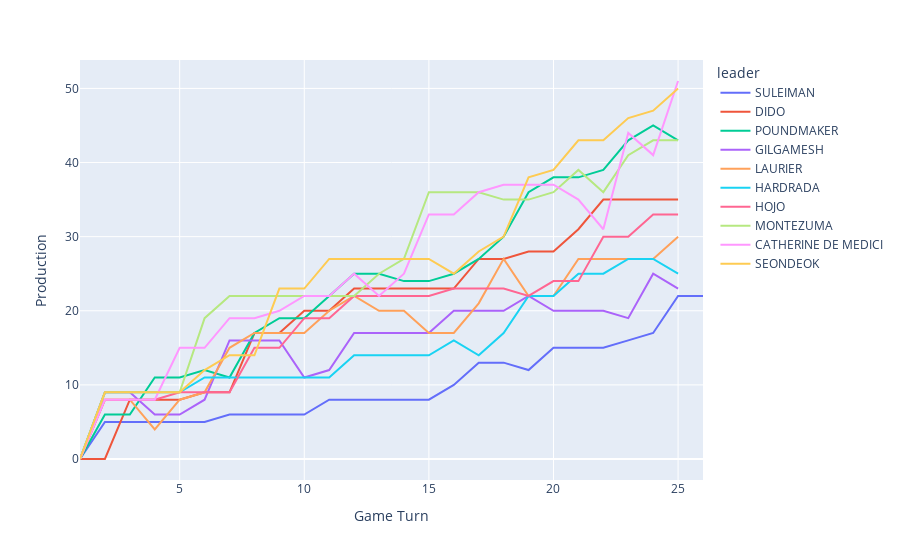

Source (notebook cell):
### Code cell
px.line(df, x='Game Turn', y=' Production', color='leader', hover_name=' Player').show()

### Figure 1 — Plotly figure (JSON) as saved in the notebook; plotly's stock layout.template omitted (floating-point values rounded to 4 significant figures)
{"data": [{"hovertemplate": "<b>%{hovertext}</b><br><br>leader=SULEIMAN<br>Game Turn=%{x}<br> Production=%{y}<extra></extra>", "hovertext": ["CIVILIZATION_OTTOMAN", "CIVILIZATION_OTTOMAN", "CIVILIZATION_OTTOMAN", "CIVILIZATION_OTTOMAN", "CIVILIZATION_OTTOMAN", "CIVILIZATION_OTTOMAN", "CIVILIZATION_OTTOMAN", "CIVILIZATION_OTTOMAN", "CIVILIZATION_OTTOMAN", "CIVILIZATION_OTTOMAN", "CIVILIZATION_OTTOMAN", "CIVILIZATION_OTTOMAN", "CIVILIZATION_OTTOMAN", "CIVILIZATION_OTTOMAN", "CIVILIZATION_OTTOMAN", "CIVILIZATION_OTTOMAN", "CIVILIZATION_OTTOMAN", "CIVILIZATION_OTTOMAN", "CIVILIZATION_OTTOMAN", "CIVILIZATION_OTTOMAN", "CIVILIZATION_OTTOMAN", "CIVILIZATION_OTTOMAN", "CIVILIZATION_OTTOMAN", "CIVILIZATION_OTTOMAN", "CIVILIZATION_OTTOMAN", "CIVILIZATION_OTTOMAN"], "legendgroup": "SULEIMAN", "line": {"color": "#636efa", "dash": "solid"}, "marker": {"symbol": "circle"}, "mode": "lines", "name": "SULEIMAN", "orientation": "v", "showlegend": true, "type": "scatter", "x": [1, 2, 3, 4, 5, 6, 7, 8, 9, 10, 11, 12, 13, 14, 15, 16, 17, 18, 19, 20, 21, 22, 23, 24, 25, 26], "xaxis": "x", "y": [0, 5, 5, 5, 5, 5, 6, 6, 6, 6, 8, 8, 8, 8, 8, 10, 13, 13, 12, 15, 15, 15, 16, 17, 22, 22], "yaxis": "y"}, {"hovertemplate": "<b>%{hovertext}</b><br><br>leader=DIDO<br>Game Turn=%{x}<br> Production=%{y}<extra></extra>", "hovertext": ["CIVILIZATION_PHOENICIA", "CIVILIZATION_PHOENICIA", "CIVILIZATION_PHOENICIA", "CIVILIZATION_PHOENICIA", "CIVILIZATION_PHOENICIA", "CIVILIZATION_PHOENICIA", "CIVILIZATION_PHOENICIA", "CIVILIZATION_PHOENICIA", "CIVILIZATION_PHOENICIA", "CIVILIZATION_PHOENICIA", "CIVILIZATION_PHOENICIA", "CIVILIZATION_PHOENICIA", "CIVILIZATION_PHOENICIA", "CIVILIZATION_PHOENICIA", "CIVILIZATION_PHOENICIA", "CIVILIZATION_PHOENICIA", "CIVILIZATION_PHOENICIA", "CIVILIZATION_PHOENICIA", "CIVILIZATION_PHOENICIA", "CIVILIZATION_PHOENICIA", "CIVILIZATION_PHOENICIA", "CIVILIZATION_PHOENICIA", "CIVILIZATION_PHOENICIA", "CIVILIZATION_PHOENICIA", "CIVILIZATION_PHOENICIA"], "legendgroup": "DIDO", "line": {"color": "#EF553B", "dash": "solid"}, "marker": {"symbol": "circle"}, "mode": "lines", "name": "DIDO", "orientation": "v", "showlegend": true, "type": "scatter", "x": [1, 2, 3, 4, 5, 6, 7, 8, 9, 10, 11, 12, 13, 14, 15, 16, 17, 18, 19, 20, 21, 22, 23, 24, 25], "xaxis": "x", "y": [0, 0, 8, 8, 8, 9, 9, 17, 17, 20, 20, 23, 23, 23, 23, 23, 27, 27, 28, 28, 31, 35, 35, 35, 35], "yaxis": "y"}, {"hovertemplate": "<b>%{hovertext}</b><br><br>leader=POUNDMAKER<br>Game Turn=%{x}<br> Production=%{y}<extra></extra>", "hovertext": ["CIVILIZATION_CREE", "CIVILIZATION_CREE", "CIVILIZATION_CREE", "CIVILIZATION_CREE", "CIVILIZATION_CREE", "CIVILIZATION_CREE", "CIVILIZATION_CREE", "CIVILIZATION_CREE", "CIVILIZATION_CREE", "CIVILIZATION_CREE", "CIVILIZATION_CREE", "CIVILIZATION_CREE", "CIVILIZATION_CREE", "CIVILIZATION_CREE", "CIVILIZATION_CREE", "CIVILIZATION_CREE", "CIVILIZATION_CREE", "CIVILIZATION_CREE", "CIVILIZATION_CREE", "CIVILIZATION_CREE", "CIVILIZATION_CREE", "CIVILIZATION_CREE", "CIVILIZATION_CREE", "CIVILIZATION_CREE", "CIVILIZATION_CREE"], "legendgroup": "POUNDMAKER", "line": {"color": "#00cc96", "dash": "solid"}, "marker": {"symbol": "circle"}, "mode": "lines", "name": "POUNDMAKER", "orientation": "v", "showlegend": true, "type": "scatter", "x": [1, 2, 3, 4, 5, 6, 7, 8, 9, 10, 11, 12, 13, 14, 15, 16, 17, 18, 19, 20, 21, 22, 23, 24, 25], "xaxis": "x", "y": [0, 6, 6, 11, 11, 12, 11, 17, 19, 19, 22, 25, 25, 24, 24, 25, 27, 30, 36, 38, 38, 39, 43, 45, 43], "yaxis": "y"}, {"hovertemplate": "<b>%{hovertext}</b><br><br>leader=GILGAMESH<br>Game Turn=%{x}<br> Production=%{y}<extra></extra>", "hovertext": ["CIVILIZATION_SUMERIA", "CIVILIZATION_SUMERIA", "CIVILIZATION_SUMERIA", "CIVILIZATION_SUMERIA", "CIVILIZATION_SUMERIA", "CIVILIZATION_SUMERIA", "CIVILIZATION_SUMERIA", "CIVILIZATION_SUMERIA", "CIVILIZATION_SUMERIA", "CIVILIZATION_SUMERIA", "CIVILIZATION_SUMERIA", "CIVILIZATION_SUMERIA", "CIVILIZATION_SUMERIA", "CIVILIZATION_SUMERIA", "CIVILIZATION_SUMERIA", "CIVILIZATION_SUMERIA", "CIVILIZATION_SUMERIA", "CIVILIZATION_SUMERIA", "CIVILIZATION_SUMERIA", "CIVILIZATION_SUMERIA", "CIVILIZATION_SUMERIA", "CIVILIZATION_SUMERIA", "CIVILIZATION_SUMERIA", "CIVILIZATION_SUMERIA", "CIVILIZATION_SUMERIA"], "legendgroup": "GILGAMESH", "line": {"color": "#ab63fa", "dash": "solid"}, "marker": {"symbol": "circle"}, "mode": "lines", "name": "GILGAMESH", "orientation": "v", "showlegend": true, "type": "scatter", "x": [1, 2, 3, 4, 5, 6, 7, 8, 9, 10, 11, 12, 13, 14, 15, 16, 17, 18, 19, 20, 21, 22, 23, 24, 25], "xaxis": "x", "y": [0, 9, 9, 6, 6, 8, 16, 16, 16, 11, 12, 17, 17, 17, 17, 20, 20, 20, 22, 20, 20, 20, 19, 25, 23], "yaxis": "y"}, {"hovertemplate": "<b>%{hovertext}</b><br><br>leader=LAURIER<br>Game Turn=%{x}<br> Production=%{y}<extra></extra>", "hovertext": ["CIVILIZATION_CANADA", "CIVILIZATION_CANADA", "CIVILIZATION_CANADA", "CIVILIZATION_CANADA", "CIVILIZATION_CANADA", "CIVILIZATION_CANADA", "CIVILIZATION_CANADA", "CIVILIZATION_CANADA", "CIVILIZATION_CANADA", "CIVILIZATION_CANADA", "CIVILIZATION_CANADA", "CIVILIZATION_CANADA", "CIVILIZATION_CANADA", "CIVILIZATION_CANADA", "CIVILIZATION_CANADA", "CIVILIZATION_CANADA", "CIVILIZATION_CANADA", "CIVILIZATION_CANADA", "CIVILIZATION_CANADA", "CIVILIZATION_CANADA", "CIVILIZATION_CANADA", "CIVILIZATION_CANADA", "CIVILIZATION_CANADA", "CIVILIZATION_CANADA", "CIVILIZATION_CANADA"], "legendgroup": "LAURIER", "line": {"color": "#FFA15A", "dash": "solid"}, "marker": {"symbol": "circle"}, "mode": "lines", "name": "LAURIER", "orientation": "v", "showlegend": true, "type": "scatter", "x": [1, 2, 3, 4, 5, 6, 7, 8, 9, 10, 11, 12, 13, 14, 15, 16, 17, 18, 19, 20, 21, 22, 23, 24, 25], "xaxis": "x", "y": [0, 8, 8, 4, 8, 9, 15, 17, 17, 17, 20, 22, 20, 20, 17, 17, 21, 27, 22, 22, 27, 27, 27, 27, 30], "yaxis": "y"}, {"hovertemplate": "<b>%{hovertext}</b><br><br>leader=HARDRADA<br>Game Turn=%{x}<br> Production=%{y}<extra></extra>", "hovertext": ["CIVILIZATION_NORWAY", "CIVILIZATION_NORWAY", "CIVILIZATION_NORWAY", "CIVILIZATION_NORWAY", "CIVILIZATION_NORWAY", "CIVILIZATION_NORWAY", "CIVILIZATION_NORWAY", "CIVILIZATION_NORWAY", "CIVILIZATION_NORWAY", "CIVILIZATION_NORWAY", "CIVILIZATION_NORWAY", "CIVILIZATION_NORWAY", "CIVILIZATION_NORWAY", "CIVILIZATION_NORWAY", "CIVILIZATION_NORWAY", "CIVILIZATION_NORWAY", "CIVILIZATION_NORWAY", "CIVILIZATION_NORWAY", "CIVILIZATION_NORWAY", "CIVILIZATION_NORWAY", "CIVILIZATION_NORWAY", "CIVILIZATION_NORWAY", "CIVILIZATION_NORWAY", "CIVILIZATION_NORWAY", "CIVILIZATION_NORWAY"], "legendgroup": "HARDRADA", "line": {"color": "#19d3f3", "dash": "solid"}, "marker": {"symbol": "circle"}, "mode": "lines", "name": "HARDRADA", "orientation": "v", "showlegend": true, "type": "scatter", "x": [1, 2, 3, 4, 5, 6, 7, 8, 9, 10, 11, 12, 13, 14, 15, 16, 17, 18, 19, 20, 21, 22, 23, 24, 25], "xaxis": "x", "y": [0, 9, 9, 9, 9, 11, 11, 11, 11, 11, 11, 14, 14, 14, 14, 16, 14, 17, 22, 22, 25, 25, 27, 27, 25], "yaxis": "y"}, {"hovertemplate": "<b>%{hovertext}</b><br><br>leader=HOJO<br>Game Turn=%{x}<br> Production=%{y}<extra></extra>", "hovertext": ["CIVILIZATION_JAPAN", "CIVILIZATION_JAPAN", "CIVILIZATION_JAPAN", "CIVILIZATION_JAPAN", "CIVILIZATION_JAPAN", "CIVILIZATION_JAPAN", "CIVILIZATION_JAPAN", "CIVILIZATION_JAPAN", "CIVILIZATION_JAPAN", "CIVILIZATION_JAPAN", "CIVILIZATION_JAPAN", "CIVILIZATION_JAPAN", "CIVILIZATION_JAPAN", "CIVILIZATION_JAPAN", "CIVILIZATION_JAPAN", "CIVILIZATION_JAPAN", "CIVILIZATION_JAPAN", "CIVILIZATION_JAPAN", "CIVILIZATION_JAPAN", "CIVILIZATION_JAPAN", "CIVILIZATION_JAPAN", "CIVILIZATION_JAPAN", "CIVILIZATION_JAPAN", "CIVILIZATION_JAPAN", "CIVILIZATION_JAPAN"], "legendgroup": "HOJO", "line": {"color": "#FF6692", "dash": "solid"}, "marker": {"symbol": "circle"}, "mode": "lines", "name": "HOJO", "orientation": "v", "showlegend": true, "type": "scatter", "x": [1, 2, 3, 4, 5, 6, 7, 8, 9, 10, 11, 12, 13, 14, 15, 16, 17, 18, 19, 20, 21, 22, 23, 24, 25], "xaxis": "x", "y": [0, 8, 8, 8, 9, 9, 9, 15, 15, 19, 19, 22, 22, 22, 22, 23, 23, 23, 22, 24, 24, 30, 30, 33, 33], "yaxis": "y"}, {"hovertemplate": "<b>%{hovertext}</b><br><br>leader=MONTEZUMA<br>Game Turn=%{x}<br> Production=%{y}<extra></extra>", "hovertext": ["CIVILIZATION_AZTEC", "CIVILIZATION_AZTEC", "CIVILIZATION_AZTEC", "CIVILIZATION_AZTEC", "CIVILIZATION_AZTEC", "CIVILIZATION_AZTEC", "CIVILIZATION_AZTEC", "CIVILIZATION_AZTEC", "CIVILIZATION_AZTEC", "CIVILIZATION_AZTEC", "CIVILIZATION_AZTEC", "CIVILIZATION_AZTEC", "CIVILIZATION_AZTEC", "CIVILIZATION_AZTEC", "CIVILIZATION_AZTEC", "CIVILIZATION_AZTEC", "CIVILIZATION_AZTEC", "CIVILIZATION_AZTEC", "CIVILIZATION_AZTEC", "CIVILIZATION_AZTEC", "CIVILIZATION_AZTEC", "CIVILIZATION_AZTEC", "CIVILIZATION_AZTEC", "CIVILIZATION_AZTEC", "CIVILIZATION_AZTEC"], "legendgroup": "MONTEZUMA", "line": {"color": "#B6E880", "dash": "solid"}, "marker": {"symbol": "circle"}, "mode": "lines", "name": "MONTEZUMA", "orientation": "v", "showlegend": true, "type": "scatter", "x": [1, 2, 3, 4, 5, 6, 7, 8, 9, 10, 11, 12, 13, 14, 15, 16, 17, 18, 19, 20, 21, 22, 23, 24, 25], "xaxis": "x", "y": [0, 9, 9, 9, 9, 19, 22, 22, 22, 22, 22, 22, 25, 27, 36, 36, 36, 35, 35, 36, 39, 36, 41, 43, 43], "yaxis": "y"}, {"hovertemplate": "<b>%{hovertext}</b><br><br>leader=CATHERINE DE MEDICI<br>Game Turn=%{x}<br> Production=%{y}<extra></extra>", "hovertext": ["CIVILIZATION_FRANCE", "CIVILIZATION_FRANCE", "CIVILIZATION_FRANCE", "CIVILIZATION_FRANCE", "CIVILIZATION_FRANCE", "CIVILIZATION_FRANCE", "CIVILIZATION_FRANCE", "CIVILIZATION_FRANCE", "CIVILIZATION_FRANCE", "CIVILIZATION_FRANCE", "CIVILIZATION_FRANCE", "CIVILIZATION_FRANCE", "CIVILIZATION_FRANCE", "CIVILIZATION_FRANCE", "CIVILIZATION_FRANCE", "CIVILIZATION_FRANCE", "CIVILIZATION_FRANCE", "CIVILIZATION_FRANCE", "CIVILIZATION_FRANCE", "CIVILIZATION_FRANCE", "CIVILIZATION_FRANCE", "CIVILIZATION_FRANCE", "CIVILIZATION_FRANCE", "CIVILIZATION_FRANCE", "CIVILIZATION_FRANCE"], "legendgroup": "CATHERINE DE MEDICI", "line": {"color": "#FF97FF", "dash": "solid"}, "marker": {"symbol": "circle"}, "mode": "lines", "name": "CATHERINE DE MEDICI", "orientation": "v", "showlegend": true, "type": "scatter", "x": [1, 2, 3, 4, 5, 6, 7, 8, 9, 10, 11, 12, 13, 14, 15, 16, 17, 18, 19, 20, 21, 22, 23, 24, 25], "xaxis": "x", "y": [0, 8, 8, 8, 15, 15, 19, 19, 20, 22, 22, 25, 22, 25, 33, 33, 36, 37, 37, 37, 35, 31, 44, 41, 51], "yaxis": "y"}, {"hovertemplate": "<b>%{hovertext}</b><br><br>leader=SEONDEOK<br>Game Turn=%{x}<br> Production=%{y}<extra></extra>", "hovertext": ["CIVILIZATION_KOREA", "CIVILIZATION_KOREA", "CIVILIZATION_KOREA", "CIVILIZATION_KOREA", "CIVILIZATION_KOREA", "CIVILIZATION_KOREA", "CIVILIZATION_KOREA", "CIVILIZATION_KOREA", "CIVILIZATION_KOREA", "CIVILIZATION_KOREA", "CIVILIZATION_KOREA", "CIVILIZATION_KOREA", "CIVILIZATION_KOREA", "CIVILIZATION_KOREA", "CIVILIZATION_KOREA", "CIVILIZATION_KOREA", "CIVILIZATION_KOREA", "CIVILIZATION_KOREA", "CIVILIZATION_KOREA", "CIVILIZATION_KOREA", "CIVILIZATION_KOREA", "CIVILIZATION_KOREA", "CIVILIZATION_KOREA", "CIVILIZATION_KOREA", "CIVILIZATION_KOREA"], "legendgroup": "SEONDEOK", "line": {"color": "#FECB52", "dash": "solid"}, "marker": {"symbol": "circle"}, "mode": "lines", "name": "SEONDEOK", "orientation": "v", "showlegend": true, "type": "scatter", "x": [1, 2, 3, 4, 5, 6, 7, 8, 9, 10, 11, 12, 13, 14, 15, 16, 17, 18, 19, 20, 21, 22, 23, 24, 25], "xaxis": "x", "y": [0, 9, 9, 9, 9, 12, 14, 14, 23, 23, 27, 27, 27, 27, 27, 25, 28, 30, 38, 39, 43, 43, 46, 47, 50], "yaxis": "y"}], "layout": {"legend": {"title": {"text": "leader"}, "tracegroupgap": 0}, "margin": {"t": 60}, "xaxis": {"anchor": "y", "domain": [0, 1], "title": {"text": "Game Turn"}}, "yaxis": {"anchor": "x", "domain": [0, 1], "title": {"text": " Production"}}}}
